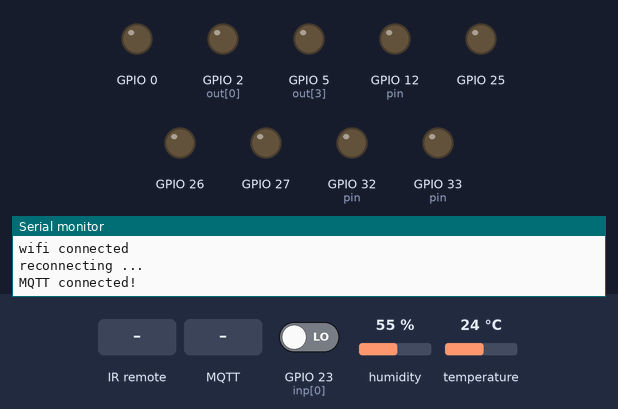
Recording of a sketch running on a simulated ESP32. Parts: output pins drawn as LEDs (lit = HIGH), the last lines printed to the serial monitor. Inputs (shaded band) come from the test bench; at power-on: GPIO 23 (inp[0]) LOW, humidity 55 %, temperature 24 °C. WiFi joins after 1.5 s; servers stay silent unless stated; no MQTT or app messages arrive unless stated.

Above: at 2.7 s.
2.8 s: infrared code 0x16 received
At 3.6 s:
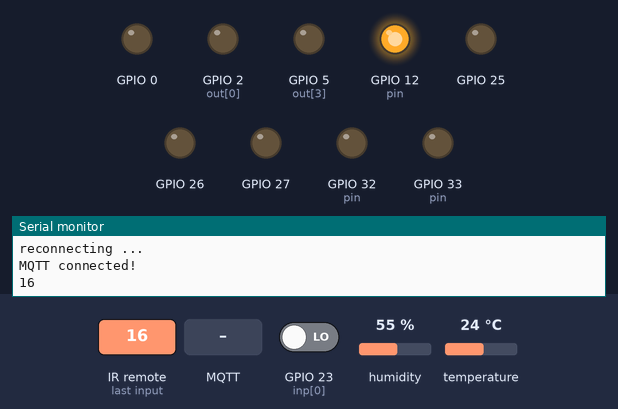
4.3 s: infrared code 0xD received
At 4.7 s:
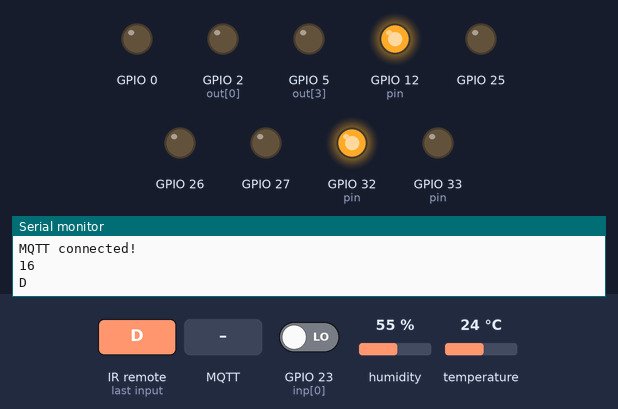
5.8 s: GPIO 23 (inp[0]) driven HIGH
At 7.0 s:
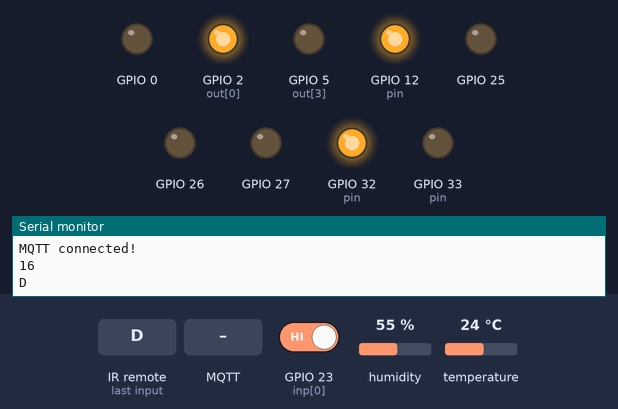
7.3 s: MQTT message "1" arrives on the third subscribed topic
At 8.2 s:
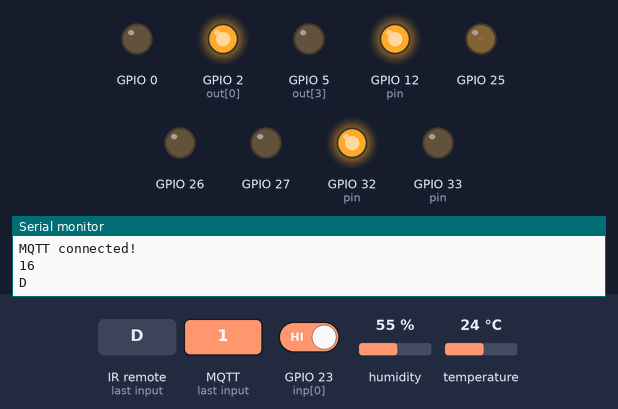
8.8 s: infrared code 0xC received
At 9.3 s:
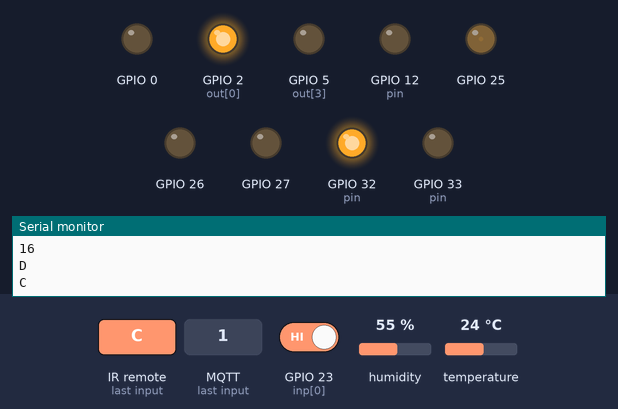
10.3 s: infrared code 0x5E received
At 11.7 s:
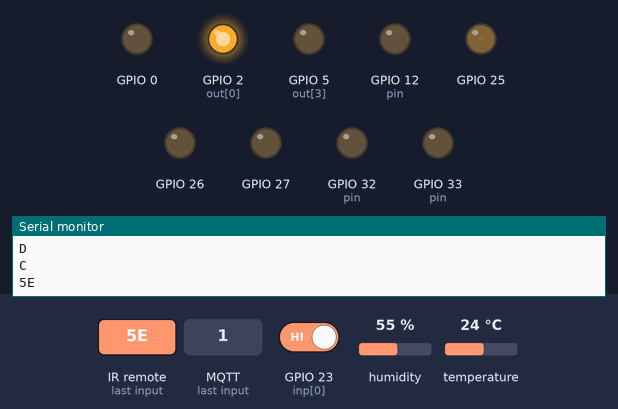
Timing chart, 0 to 12.8 s (numbered marks = the images above; inputs shaded):
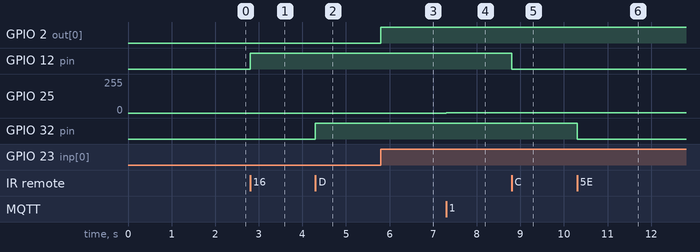

The sketch:

ESP_code.ino
```cpp
#include <WiFi.h>
#include <PubSubClient.h>
#include <Arduino.h>
#include <DHT.h>
#include <IRremote.hpp>
#define n 10


int inp[n]={23};
int out[n]={2,13,12,5,33,32,13};

//modem
const char* ssid = "YOUR_WIFI_SSID";
const char* password = "YOUR_WIFI_PASSWORD";

//mqtt blocker
const char* mqtt_server = "YOUR_MQTT_BROKER_IP";
uint16_t mqtt_port= 1883;

// DHT
#define DHTPIN 4
#define DHTTYPE DHT11
DHT dht(DHTPIN, DHTTYPE);
unsigned long lastDHTTime = 0;
const long DHTInterval = 5000;

//RGB
const int freq = 5000;
const int resolution = 8;

//PIR
volatile bool motionDetected = false;
bool alarmActive = false;
unsigned long alarmStartTime = 0;
const unsigned long alarmDuration = 5000;
unsigned long lastToneChange = 0;
const unsigned long toneChangeInterval = 20;
int currentFreq = 1000;
int freqStep = 50;
bool alarm_activation=false;
bool last_mot=false;

WiFiClient espClient;
PubSubClient client(espClient);


void IRAM_ATTR detectMotion() {

  int state=digitalRead(23);
  if (state==HIGH){
    digitalWrite(2,HIGH);
    alarmStartTime = millis();
    motionDetected=true;

  }
  else{
    digitalWrite(2,LOW);
    motionDetected=false;
  }

}


void led_controle(String msg){

    int pin;

    if (msg[0]=='1'){

      pin=33;
    }
    else if(msg[0]=='2'){

      pin=32;
    }
    else if (msg[0]=='3'){

      pin=13;
    }
    else if (msg[0]=='4'){

      pin=12;
    }
    // you can add even more leds (dont forget to initialize the pins in setup ;)

    if (msg[2] == '1') {

      digitalWrite(pin, HIGH);

    }
    else if (msg[2] == '0') {

      digitalWrite(pin, LOW);
    }

}

void slidebar(int pin,String msg){

  int value = msg.toInt();

  ledcWrite(pin, value);

}

void rgb(String msg){

}


void callback(char* topic, byte* payload, unsigned int length) {
  String msg;
  String top=String(topic);

  for (int i=0;i<length;i++){
    msg+=(char)payload[i];
  }

  if (top == "onnoff") {

    led_controle(msg);
  }
  else if (top == "alarm_on"){
    if (msg=="1"){
      alarm_activation=true;
    }
    else{
      alarm_activation=false;
    }
  }

  else if (top == "red"){
    slidebar(25,msg);
  }
   else if (top == "green"){
    slidebar(26,msg);
  }
   else if (top == "blue"){
    slidebar(27,msg);
  }
  // you can add more


}

void reconnect() {
  while (!client.connected()) {
    if (client.connect("esp32client")) {
      Serial.println("MQTT connected!");
      client.subscribe("onnoff");
      client.subscribe("alarm_on");


      client.subscribe("red");
      client.subscribe("green");
      client.subscribe("blue");
      ///oooooooooooooooooooooooo
    } else {
      delay(5000);
    }
  }
}


void setup(){
  Serial.begin(115200);
  dht.begin();

  for (int i=0;i<n;i++){
    pinMode(inp[i],INPUT);
    pinMode(out[i],OUTPUT);
  }
  ledcAttach(25, freq, resolution);
  ledcAttach(26, freq, resolution);
  ledcAttach(27, freq, resolution);

  attachInterrupt(digitalPinToInterrupt(23), detectMotion, CHANGE);

  IrReceiver.begin(14, ENABLE_LED_FEEDBACK);


  WiFi.begin(ssid,password);
  while (WiFi.status()!=WL_CONNECTED){
    delay(500);
  }
  Serial.println("wifi connected");
  client.setServer(mqtt_server,mqtt_port);
  client.setCallback(callback);

}


void loop(){

  if (!client.connected()){
    Serial.println("reconnecting ...");
    reconnect();
  }
  client.loop();

  if (IrReceiver.decode()) {


    Serial.println(IrReceiver.decodedIRData.command, HEX);
    uint8_t command = IrReceiver.decodedIRData.command;
    switch (command) {
      case 0x16:
        digitalWrite(12, HIGH);
        break;
      case 0xC:
        digitalWrite(12, LOW);
        break;


      case 0x19:
        digitalWrite(33, HIGH);
        break;
      case 0x18:
        digitalWrite(33, LOW);
        break;


      case 0xD:
        digitalWrite(32, HIGH);
        break;
      case 0x5E:
        digitalWrite(32, LOW);
        break;


      case 0x8:
        digitalWrite(2, HIGH);
        break;
      case 0x42:
        digitalWrite(2, LOW);
        break;

      case 0x1C:
        digitalWrite(2, HIGH);
        break;
      case 0x52:
        digitalWrite(2, LOW);
        break;

      case 0x7:
        alarm_activation=false;
        break;
      case 0x15:
        alarm_activation=true;
        break;


      default:
        break;
    }

    IrReceiver.resume();
  }


  if (motionDetected ) {

    if (!last_mot==motionDetected){
      client.publish("alarm", "high");
      alarmActive = true;
      currentFreq = 1000;
      freqStep = 50;

    }

  }
  else{
    if (!last_mot==motionDetected){
       client.publish("alarm", "low");


    }


  }
  last_mot=motionDetected;

  if (!alarm_activation){
    alarmActive=false;
    noTone(13);
  }

  if (alarmActive) {

    if (millis() - lastToneChange > toneChangeInterval) {
      lastToneChange = millis();

      tone(13, currentFreq);
      currentFreq += freqStep;
      if (currentFreq >= 2000 || currentFreq <= 1000) {
        freqStep = -freqStep;
      }

    }

    if (millis() - alarmStartTime > alarmDuration){
      alarmActive = false;
      noTone(13);
    }
  }


  unsigned long currentMillis = millis();


  if ( currentMillis - lastDHTTime >= DHTInterval) {
    lastDHTTime = currentMillis;

    float hum = dht.readHumidity();
    float temp = dht.readTemperature();

    if (!isnan(hum)) {
      char hum1[8];
      dtostrf(hum, 1, 2, hum1);
      client.publish("hum", hum1);
    }
    if (!isnan(temp)) {
      char temp1[8];
      dtostrf(temp, 1, 2, temp1);
      client.publish("temp", temp1);
    }
  }


}
```

Measured:
- after the input at 2.8 s, GPIO 12 (pin): LOW → HIGH at once
- after the input at 4.3 s, GPIO 32 (pin): LOW → HIGH at once
- after the input at 5.8 s, GPIO 2 (out[0]): LOW → HIGH at once
- after the input at 7.3 s, GPIO 25: 0/255 → 1/255 at once
- after the input at 8.8 s, GPIO 12 (pin): HIGH → LOW at once
- after the input at 10.3 s, GPIO 32 (pin): HIGH → LOW at once
